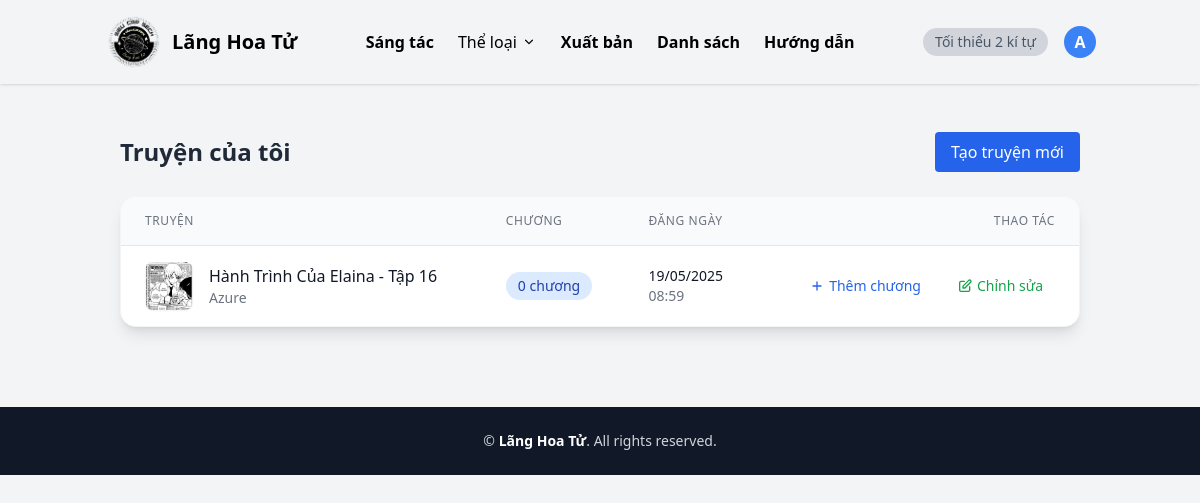
Before: /uploads/my_uploads/ (signed in) with the older database file.
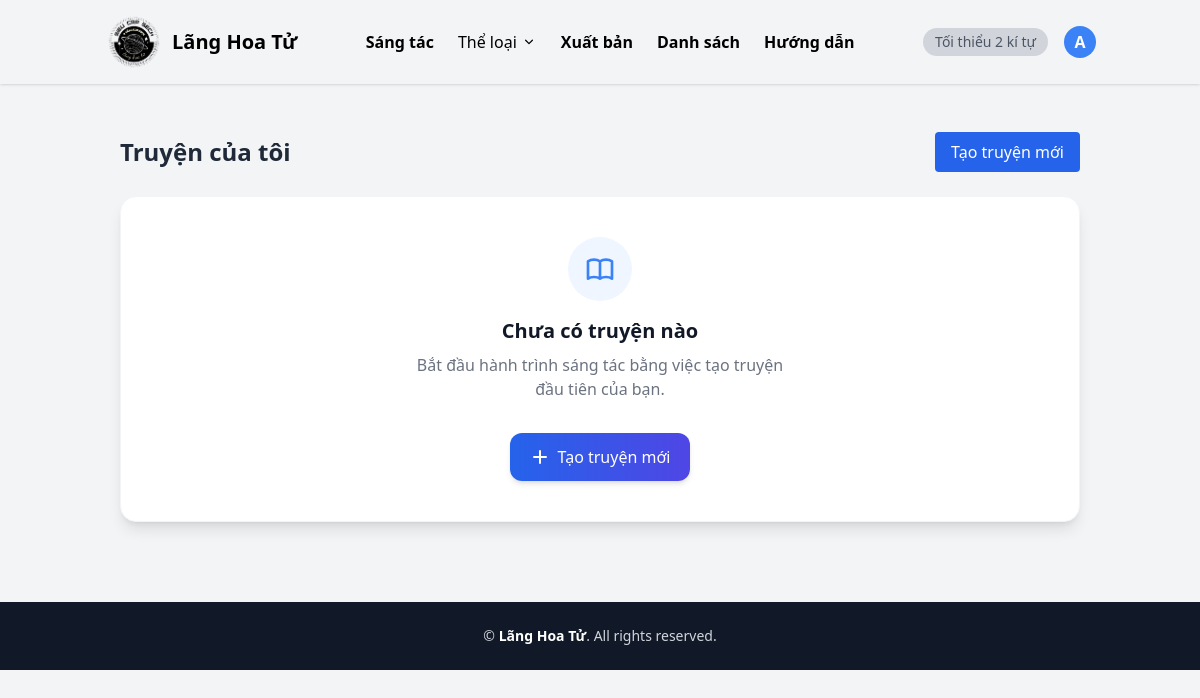
After: the same page with the newer database file.
### uploads/models.py (models this page shows, shortened)
class NovelUpload(models.Model):
    STATUS_CHOICES = [
        ('pending', 'Pending'),
        ('approved', 'Approved'),
        ('rejected', 'Rejected'),
    ]
    user = models.ForeignKey(settings.AUTH_USER_MODEL, on_delete=models.CASCADE, related_name='uploads')
    title = models.CharField(max_length=255)
    description = models.TextField()
    author = models.CharField(max_length=255)
    cover_image = models.ImageField(upload_to='uploads/covers/', blank=True, null=True)
    status = models.CharField(max_length=10, choices=STATUS_CHOICES, default='approved')
    novel = models.ForeignKey(Novel, on_delete=models.SET_NULL, null=True, blank=True, related_name='uploads')
    uploaded_at = models.DateTimeField(auto_now_add=True)

### uploads/views.py (the view)
# urls.py: path('my_uploads/', views.my_uploads, name='my_uploads'),
@login_required
def my_uploads(request):
    uploads = NovelUpload.objects.filter(user=request.user).order_by('-uploaded_at')
    return render(request, 'uploads/my_uploads.html', {'uploads': uploads})

### novels/context_processors.py (called while the page is built)
def genres_processor(request):
    return {'genres': Genre.objects.all()}

### templates/uploads/my_uploads.html (shortened to what the changed rows need)
{% extends "index.html" %}
{% block content %}
<div class="max-w-6xl mx-auto py-8 px-4">
    <div class="flex justify-between items-center mb-6">
        <h1 class="text-2xl font-bold text-gray-800">Truyện của tôi</h1>
    </div>
    {% if uploads %}
        <div class="bg-white rounded-2xl shadow-lg overflow-hidden border border-gray-100 transition-all duration-300 hover:shadow-xl">
            <div class="overflow-x-auto">
                <table class="min-w-full divide-y divide-gray-200">
                    <thead class="bg-gray-50">
                        <tr>
                            <th scope="col" class="px-6 py-4 text-left text-xs font-medium text-gray-500 uppercase tracking-wider">
                                Truyện
                            </th>
                            <th scope="col" class="px-6 py-4 text-left text-xs font-medium text-gray-500 uppercase tracking-wider">
                                Chương
                            </th>
                            <th scope="col" class="px-6 py-4 text-left text-xs font-medium text-gray-500 uppercase tracking-wider">
                                Đăng ngày
                            </th>
                            <th scope="col" class="px-6 py-4 text-right text-xs font-medium text-gray-500 uppercase tracking-wider">
                                Thao tác
                            </th>
                        </tr>
                    </thead>
                    <tbody class="bg-white divide-y divide-gray-200">
                        {% for upload in uploads %}
                        <tr class="hover:bg-gray-50 transition-colors duration-200">
                            <td class="px-6 py-4 whitespace-nowrap">
                                <div class="flex items-center space-x-4">
                                    <div class="flex-shrink-0 h-12 w-12">
                                        {% if upload.cover_image %}
                                            <img class="h-12 w-12 rounded-lg object-cover shadow-sm" src="{{ upload.cover_image.url }}" alt="{{ upload.title }}">
                                        {% endif %}
                                    </div>
                                    <div>
                                        <div class="font-medium text-gray-900">
                                            {% if upload.novel %}
                                                <a href="{% url 'novels:novel_detail' novel_id=upload.novel.id %}" class="hover:text-blue-600 transition-colors duration-200">
                                                    {{ upload.title }}
                                                </a>
                                            {% else %}
                                                {{ upload.title }}
                                            {% endif %}
                                        </div>
                                        <div class="text-sm text-gray-500">{{ upload.author }}</div>
                                    </div>
                                </div>
                            </td>
                            <td class="px-6 py-4 whitespace-nowrap">
                                <span class="px-3 py-1 inline-flex text-sm leading-5 font-medium rounded-full bg-blue-100 text-blue-800">
                                    {{ upload.chapters.count }} chương
                                </span>
                            </td>
                            <td class="px-6 py-4 whitespace-nowrap">
                                <div class="text-sm text-gray-900">{{ upload.uploaded_at|date:"d/m/Y" }}</div>
                                <div class="text-sm text-gray-500">{{ upload.uploaded_at|time:"H:i" }}</div>
                            </td>
                            <td class="px-6 py-4 whitespace-nowrap text-right text-sm font-medium">
                                <div class="flex justify-end space-x-3">
                                    <a href="{% url 'upload_chapter' novel_upload_id=upload.id %}" class="text-blue-600 hover:text-blue-900 px-3 py-1 rounded-md hover:bg-blue-50 transition-colors duration-200">
                                        <span class="flex items-center">
                                            <svg xmlns="http://www.w3.org/2000/svg" class="h-4 w-4 mr-1" fill="none" viewBox="0 0 24 24" stroke="currentColor">
                                                <path stroke-linecap="round" stroke-linejoin="round" stroke-width="2" d="M12 6v6m0 0v6m0-6h6m-6 0H6" />
                                            </svg>
                                            Thêm chương
                                        </span>
                                    </a>
                                    <a href="{% url 'edit_novel_upload' novel_upload_id=upload.id %}" class="text-green-600 hover:text-green-900 px-3 py-1 rounded-md hover:bg-green-50 transition-colors duration-200">
                                        <span class="flex items-center">
                                            <svg xmlns="http://www.w3.org/2000/svg" class="h-4 w-4 mr-1" fill="none" viewBox="0 0 24 24" stroke="currentColor">
                                                <path stroke-linecap="round" stroke-linejoin="round" stroke-width="2" d="M11 5H6a2 2 0 00-2 2v11a2 2 0 002 2h11a2 2 0 002-2v-5m-1.414-9.414a2 2 0 112.828 2.828L11.828 15H9v-2.828l8.586-8.586z" />
                                            </svg>
                                            Chỉnh sửa
                                        </span>
                                    </a>
                                </div>
                            </td>
                        </tr>
                        {% endfor %}
                    </tbody>
                </table>
            </div>
        </div>
        {% else %}
        <div class="bg-white rounded-2xl shadow-lg p-10 text-center border border-gray-100 transition-all duration-300 hover:shadow-xl">
            <div class="max-w-sm mx-auto">
                <div class="rounded-full bg-blue-50 w-16 h-16 flex items-center justify-center mx-auto mb-4">
                </div>
                <h3 class="text-xl font-bold text-gray-900 mb-2">Chưa có truyện nào</h3>
                <p class="text-gray-500 mb-8">Bắt đầu hành trình sáng tác bằng việc tạo truyện đầu tiên của bạn.</p>
                <a href="{% url 'upload_novel' %}" class="inline-flex items-center px-5 py-3 rounded-xl bg-gradient-to-r from-blue-600 to-indigo-600 text-white font-medium shadow-md hover:from-blue-700 hover:to-indigo-700 transform hover:-translate-y-1 transition-all duration-300 focus:outline-none focus:ring-2 focus:ring-blue-500 focus:ring-offset-2">
                    <svg xmlns="http://www.w3.org/2000/svg" class="h-5 w-5 mr-2" viewBox="0 0 20 20" fill="currentColor">
                        <path fill-rule="evenodd" d="M10 3a1 1 0 011 1v5h5a1 1 0 110 2h-5v5a1 1 0 11-2 0v-5H4a1 1 0 110-2h5V4a1 1 0 011-1z" clip-rule="evenodd" />
                    </svg>
                    Tạo truyện mới
                </a>
            </div>
        </div>
        {% endif %}
</div>
{% endblock %}

Changed rows visible on the page:
removed NovelUpload: cover_image (picture), title "Hành Trình Của Elaina - Tập 16", author "Azure", chapters.count "0", uploaded_at "19/05/2025", uploaded_at "08:59"
Other visible differences:
text no longer shown: "TRUYỆN CHƯƠNG ĐĂNG NGÀY THAO TÁC"
text now shown: "Chưa có truyện nào Bắt đầu hành trình sáng tác bằng việc tạo truyện đầu tiên của bạn. Tạo truyện mới"
